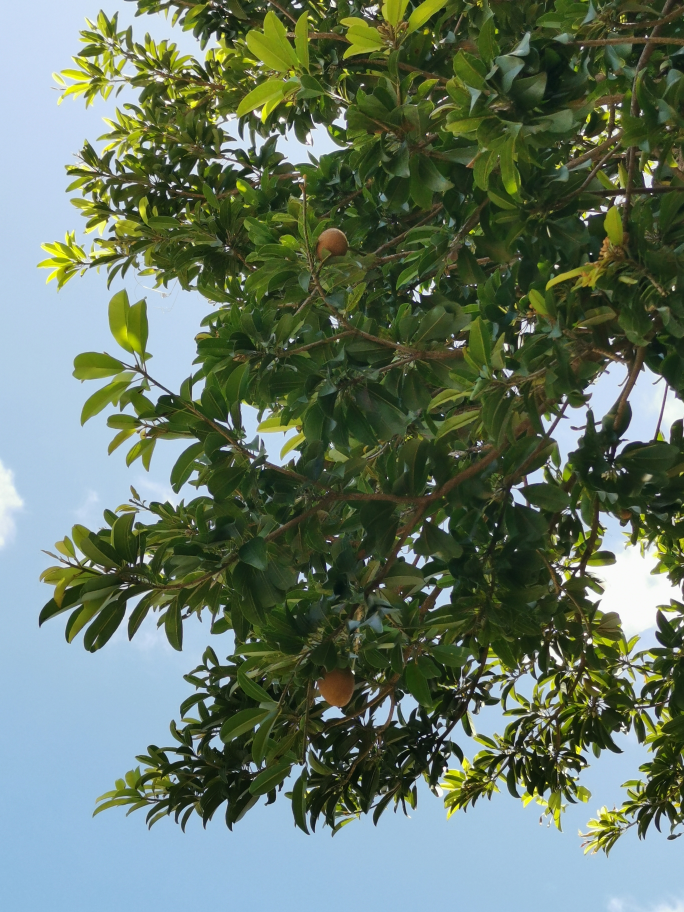
#> input picture chico.jpg, 2736 x 3648 px, found by its file name (shown at 1/4 size)
$ jupyter execute Thresholding_Segmentation.ipynb
#> lines starting #> are read from the running program, lines starting #| are printed output that depends on the picture
[cell 1]
import numpy as np
import matplotlib.pyplot as plt
import cv2
from PIL import Image

[cell 2]
img = cv2.imread('/content/chico.jpg')
#> img is the input picture: shape (3648, 2736, 3); mean B, G, R 100.9, 118.3, 101.4
img = cv2.cvtColor(img, cv2.COLOR_BGR2GRAY)
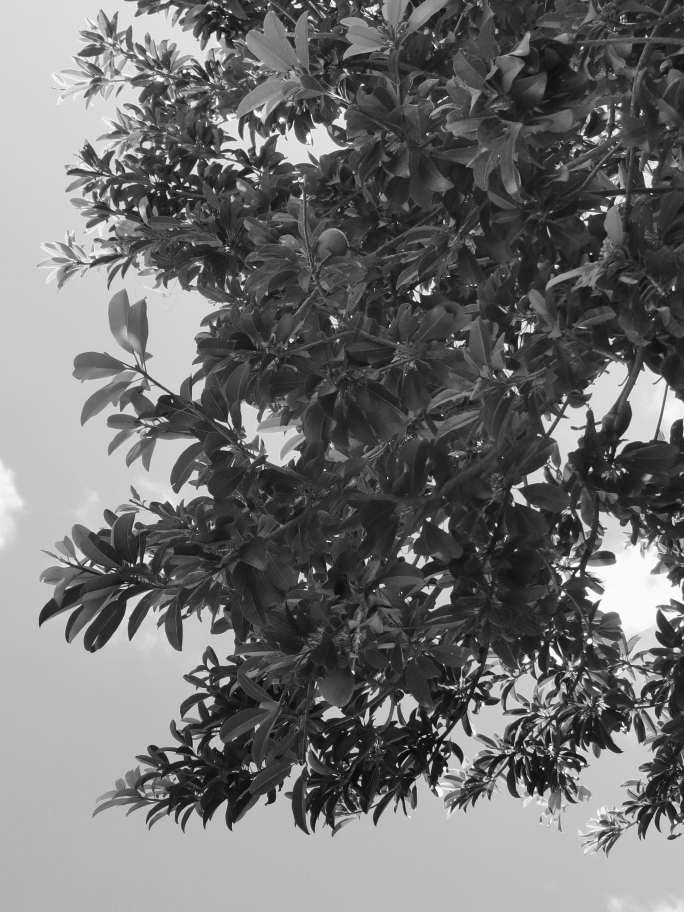
#> img: shape (3648, 2736) (shown at 1/4 size); min 0, max 255, mean 111.3
img = cv2.resize(img, (200,250), interpolation = cv2.INTER_AREA)
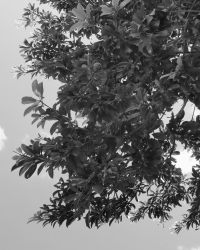
#> img: shape (250, 200); min 13, max 250, mean 111.3
plt.figure(figsize=(6,6))
plt.imshow(img, cmap = 'gray')

[cell 3]
# Calculate the initial threshold using the mean intensities of corner and non-corner pixels.
def first_time(image):
  height, width = image.shape
  sum = 0
  obs = int(image[0,0]) + int(image[0 , image.shape[1]-1]) + int(image[image.shape[0]-1 , 0]) +int(image[image.shape[0]-1 , image.shape[1]-1])
  mean_background = obs/4

  for i in range(0, height ):
      for j in range(0, width ):
          pixel = image[i, j]
          sum = sum + pixel
  mean_obj = (sum - obs)/((height*width) - 4)
  t = (mean_obj - mean_background) / 2
  return t

[cell 4]
def second_t(t):
  height, width = img.shape
  sum1 = 0
  sum2 = 0
  count1 = 0
  count2 = 0
  for i in range(0, height ):
      for j in range(0, width ):
          pixel = img[i, j]
          if pixel > t:
             count1+=1
             sum1 = sum1 + pixel
          else :
            count2+=1
            sum2 = sum2 + pixel
  mean1 = sum1/count1
  if count2 == 0:
   count2 = 1
  mean2 = sum2/count2
  t = (mean1 +mean2)/2
  return t

[cell 5]
def iterative(img):
   height, width = img.shape
   first_t = first_time(img)
   sec_t = second_t(first_t)
   while first_t != sec_t:
     first_t =  sec_t
     sec_t = second_t(first_t)
   return sec_t

[cell 6]
iterative(img)
#> in first_time, `obs = int(image[0,0]) + int(image[0 , image.shape[1]-1]) + int(image[i..`: obs = 661
#> in first_time, `mean_background = obs/4`: mean_background = 165.2
#> after the loop in first_time, `for i in range(0, height ):`: sum = 5562893
#> in first_time, `mean_obj = (sum - obs)/((height*width) - 4)`: mean_obj = 111.3
#> in first_time, `t = (mean_obj - mean_background) / 2`: t = -27
#> after the loop in second_t, `for i in range(0, height ):`: count1 = 50000; count2 = 0; sum1 = 5562893; sum2 = 0
#> in second_t, `mean1 = sum1/count1`: mean1 = 111.3
#> in second_t, `mean2 = sum2/count2`: mean2 = 0
#> in second_t, `t = (mean1 +mean2)/2`: t = 55.63
#> the loop in iterative, `while first_t != sec_t:` made 6 passes
#> (first_t, mean1 in second_t, mean2 in second_t, t in second_t, sec_t) on passes 1 to 6: (55.63, 139.1, 42.67, 90.88, 90.88), (90.88, 175.2, 55.13, 115.2, 115.2), (115.2, 186.9, 60.1, 123.5, 123.5), (123.5, 189.4, 61.5, 125.5, 125.5), (125.5, 190, 61.87, 125.9, 125.9), (125.9, 190, 61.87, 125.9, 125.9)
#> Out = 125.9

[cell 7]
def the_iterative_methode(image):
  copy_img = image.copy()
  height, width = copy_img.shape
  intensity_array = []
  t = 50
  for i in range(0, height ):
      for j in range(0, width ):
          pixel = copy_img[i, j]
          if pixel >= t :
             x = 11
          else :
            x = pixel
          intensity_array.append(x)
  array = np.array(intensity_array, dtype=np.uint8).reshape((height,width))
  plt.figure(figsize=(6,6))
  return plt.imshow(array ,cmap = 'gray')

[cell 8]
the_iterative_methode(img)
#> after the loop in the_iterative_methode, `for i in range(0, height ):`: intensity_array = 50000 items
#> in the_iterative_methode, `array = np.array(intensity_array, dtype=np.uint8).reshape((height,widt..`:
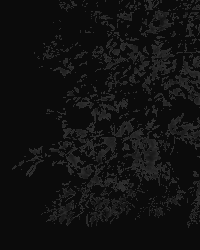
#> array: shape (250, 200); min 11, max 49, mean 17.2
